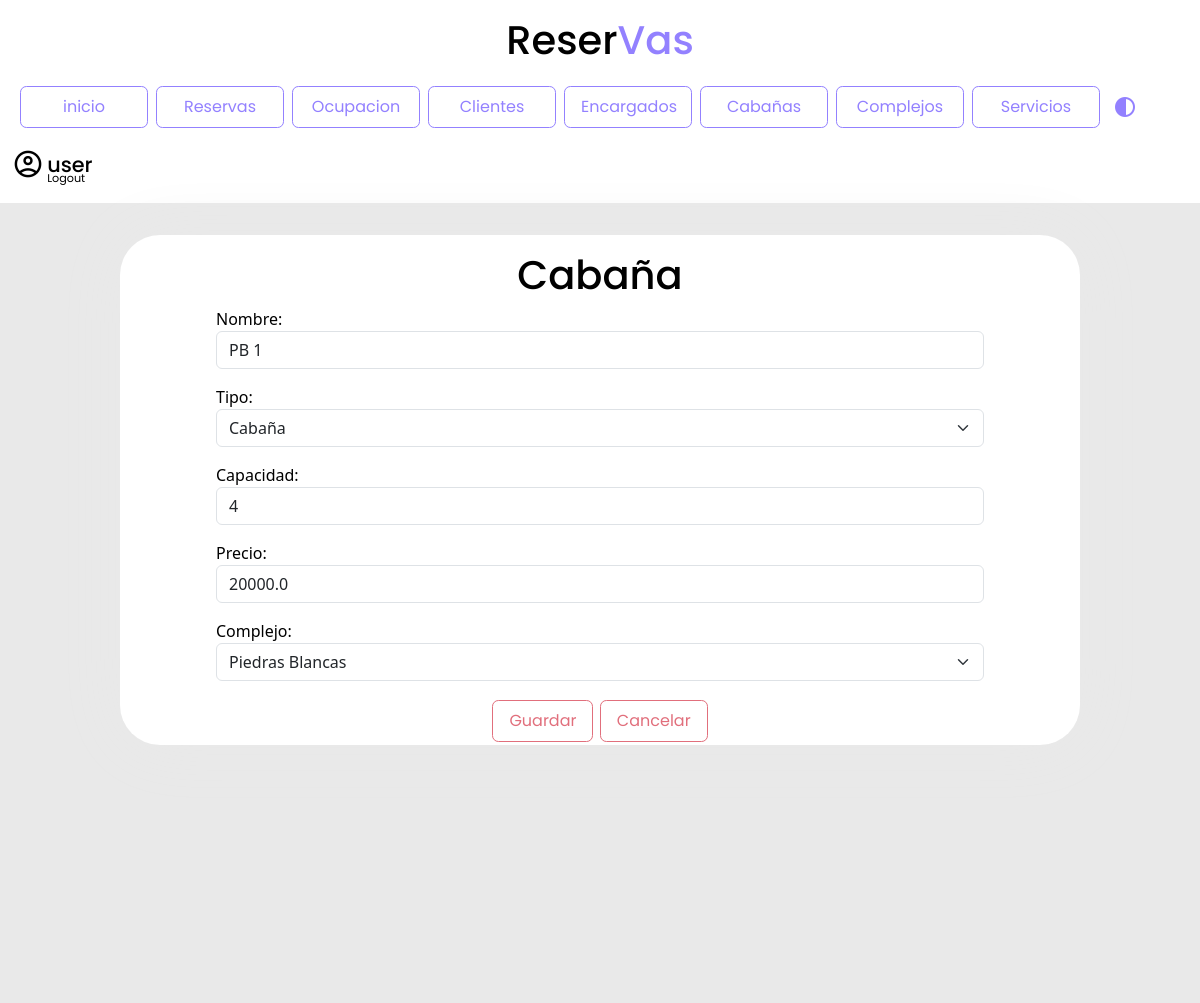
Page /cabanias/cabaniaModif/3/ (signed in) on the committed database.
### reservas/models.py (models this page shows, shortened)
class Cabania(models.Model):
    nombre = models.CharField(max_length=100)
    tipo = models.CharField(max_length=15, choices=[('Apart','Apart'), ('Cabaña', 'Cabaña'), ('Departamento','Departamento'), ('Habitacion','Habitacion')])
    capacidad = models.CharField(max_length=2)
    precio = models.FloatField(max_length=10)
    complejo = models.ForeignKey(Complejo, on_delete=models.CASCADE, default="none")

class Complejo(models.Model):
    nombre = models.CharField(max_length=100)
    direccion = models.CharField(max_length=100)
    encargado = models.ForeignKey(Encargado, on_delete=models.CASCADE)
    def __str__(self):
        return self.nombre

### reservas/views.py (the view)
# urls.py: path('cabanias/cabaniaModif/<int:pk>/', views.modif_cabania.as_view(), name='modif_cabania'),
class modif_cabania(LoginRequiredMixin, UpdateView):
    login_url = '/login/'
    model = Cabania
    form_class = formCabania
    template_name = 'form_cabania.html'
    success_url = reverse_lazy('lista_cabanias')

### reservas/forms.py
class formCabania(forms.ModelForm):
    class Meta:
        model = Cabania
        fields = ('nombre', 'tipo', 'capacidad', 'precio', 'complejo')
        widgets = {
            'nombre': forms.TextInput(attrs={'class': 'form-control'}),
            'tipo': forms.Select(attrs={'class': 'form-select'}),
            'capacidad': forms.NumberInput(attrs={'class': 'form-control'}),
            'precio': forms.NumberInput(attrs={'class': 'form-control'}),
            'complejo': forms.Select(attrs={'class': 'form-select'}),
        }

### reservas/templates/form_cabania.html (shortened to what this page needs)
{% include 'navbar.html' %}
{% load static %}
{% block content %}
<div class="contenedorForm">
    <div class="formulario">
        <div class="row">
            <h1 class="titulo">Cabaña</h1>
            <form method="post" enctype="multipart/form-data">
                {{form.as_p}}
                <div class="contenedorBotones">
                    <button class="botonSecundario" type="submit">Guardar</button>
                    <a class="botonSecundario" href="{% url 'lista_cabanias' %}">Cancelar</a>
                </div>
            </form>
        </div>
    </div>
</div>
{% endblock %}

### reservas/templates/navbar.html (shortened to what this page needs)
{% extends 'base.html' %}
{% load static %}
{% block content %}
<header>
    <h1>Reser<span>Vas</span></h1>
</header>
<nav class="navbar navbar-expand-lg">
    <div class="container-fluid">
        <div class="navbar collapse navbar-collapse" id="navbarSupportedContent" >
            <ul class="navbar-nav me-auto mb-2 mb-lg-0">
                <li class="nav-item">
                    <a class="botonPrimario" href="/">inicio</a>
                </li>
                <li class="nav-item">
                    <a class="botonPrimario" href="/reservas">Reservas</a>
                </li>
                <li class="nav-item">
                    <a class="botonPrimario" href="{% url 'cabanias_disponibles' %}">Ocupacion</a>
                </li>
                <li class="nav-item">
                    <a class="botonPrimario" href="/clientes">Clientes</a>
                </li>
                <li class="nav-item">
                    <a class="botonPrimario" href="/encargados">Encargados</a>
                </li>
                <li class="nav-item">
                    <a class="botonPrimario" href="/cabanias">Cabañas</a>
                </li>
                <li class="nav-item">
                    <a class="botonPrimario" href="/complejos">Complejos</a>
                </li>
                <li class="nav-item">
                    <a class="botonPrimario"  href="/servicios">Servicios</a>
                </li>
                <button type="button" class="btn dark-mode">
                    <span class="material-symbols-outlined" id="botonDarkMode">
                    </span>
                </button>
            </ul>
            <div class="contenedorUsuario">
                <span class="material-symbols-outlined">
                </span>
                <div>
                    {% if request.user.is_authenticated %}
                    <h4 class="user">{{ request.user.username }}</h4>
                    <a href="/logout/">Logout</a>
                    {% else %}
                    <a href="/login/">Login</a>
                    {% endif %}
                </div>
            </div>
        </div>
    </div>
</nav>
{% endblock %}

### reservas/static/css/general.css (style rules this page uses)
:root { --font-family: 'poppins' sans-serif ; --color-primary: #9381ff; --color-danger: #e16f7c; --color-white: #fff; --color-dark: #000; --color-cyan: #51D6FF; --color-Terciary:#ff8811; --color-dark-variant: #E8F1F2; --color-background: #e9e9e9; --card-border-radius: 2rem; --border-radius-1: 0.4rem; --border-radius-2: 1.2rem; --card-padding: 1.8rem; --padding-1: 1.2rem; --box-shadow: 0 1rem 2rem var(--color-light); --bs-emphasis-color:var(--color-danger); --bs-table-striped-color:var(--color-dark-variant) }
html, body { margin: 0; padding: 0; height: 100%; width: 100%; background-color: var(--color-background); }
.detalle h1,h3,h4,p { color: var(--color-dark); }
.navbar { background-color: var(--color-white); display: flex; margin: auto; }
.navbar a.botonPrimario { justify-content: center; width: 8rem; }
header { position: relative; background-color:var(--color-white); height: 4rem; font-family: 'poppins', sans-serif; text-align: center; }
header h1 { color: var(--color-dark); background-color: var(--color-white); position: relative; top: 1rem; }
header span { color: var(--color-primary); transition: ease .8s; }
.botonPrimario { padding: 1rem; font-family: 'poppins', sans-serif; font-size: 1rem; font-weight:400; line-height: 0.5; margin-left:0.5rem; margin-top:0.4rem ; display: inline-block; text-align: center; text-decoration: none; vertical-align: middle; cursor: pointer; border: 0.1rem solid var(--color-primary); border-radius: var(--border-radius-1); background-color: var(--color-white); user-select: none; transition:ease-in-out 0.35s all; width: 10rem; text-decoration: none; color: var(--color-primary); }
.botonSecundario { padding: 1rem; margin:0.2rem; font-family: 'poppins', sans-serif; font-size: 1rem; font-weight:400; line-height: 0.5; display: inline-block; text-align: center; text-decoration: none; vertical-align: middle; cursor: pointer; border: 0.1rem solid #e16f7c; border-radius: var(--border-radius-1); background-color: transparent; user-select: none; transition:ease-in-out 0.35s all; text-decoration: none; color: #e16f7c; }
.contenedorForm { height: 100%; width: 100%; background-color: var(--color-background); }
.formulario { position: relative; top: 2rem; width: 80%; margin: auto; background-color: var(--color-white); border-radius: 2.5rem; box-shadow: 0.05rem 0.05rem 4rem var(--color-background); }
p { width: 80%; margin: auto; }
.formulario h1 { color: var(--color-dark); font-family: 'poppins', sans-serif; text-align: center; margin-top: 1rem; }
.contenedorBotones { width: 100%; margin: auto; top: 0; display: flex; justify-content: center; }
label { color: var(--color-dark); display: inline-block; width: 150px; }
.contenedorUsuario { color: var(--color-dark); display: flex; flex-direction: row; transition: ease .8s; margin-right: 3rem; margin-top: 1rem; font-family: 'poppins', sans-serif; background-color: transparent; }
.contenedorUsuario span { margin-right: .2rem; font-size: 2rem; background-color: transparent; transition: ease .5s; }
.contenedorUsuario h4 { font-size: 1.3rem; margin-top: .3rem; transition: ease .5s; }
.contenedorUsuario div { display: flex; flex-direction: column; }
.contenedorUsuario div a { text-decoration: none; color: var(--color-dark); transition: ease .8s; margin-top: -1rem; font-size: .7rem; }
#botonDarkMode { color: var(--color-primary); margin-top: .5rem; }
a:link, a:visited, a:active { text-decoration: none; }

### rows in the picture
Cabania: nombre "PB 1", tipo "Cabaña", capacidad "4", precio "20000.0", complejo "Piedras Blancas"

### other values in the picture
{{ request.user.username }} "user"
